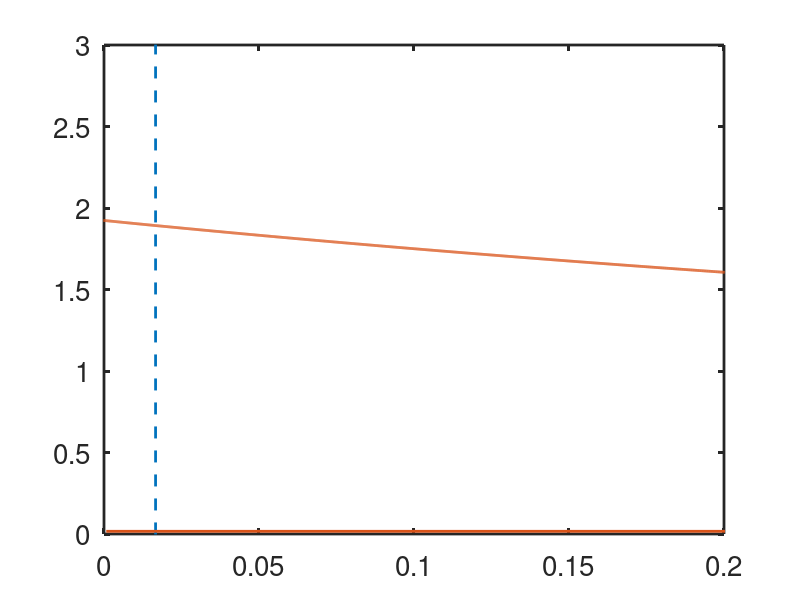

The MATLAB script that drew this image:
% this plots the Th1 Th2 steady state curves for Fig. 13.17
clear all
close all
clc

set(0,                           ...
   'defaultaxesfontsize', 20,   ...
   'defaultaxeslinewidth', 2.0, ...
 'defaultlinelinewidth', 2.0);


% set parameters from Table 13.5

sig = 5;
kap = 1;
rho = 1;
beta = 0.05;
alpha = 5;
g1 = 1;
g2 = 0.5;
mu = 3;
g = 2;
n = 4;

% select a value of S1 and S2
S1 = 0;
S2 = 0.2;

l = 3;
x1 = linspace(0,l,10000);
f1 = (-beta + mu*x1)./(alpha*x1.^n/(kap^n+x1.^n) +sig*S1/(rho+S1)) ;
x2=(g2./f1)-g2;

xx2 = linspace(0,l,10000);
f2 = (-beta + mu*xx2)./(alpha*xx2.^n/(kap^n+xx2.^n) +sig*S2/(rho+S2)) ;
xx1=(g1./f2)-g1;


figure(1)
plot(x1,x2,'--',xx1,xx2)
xlim([0,0.2])
ylim([0,l])
